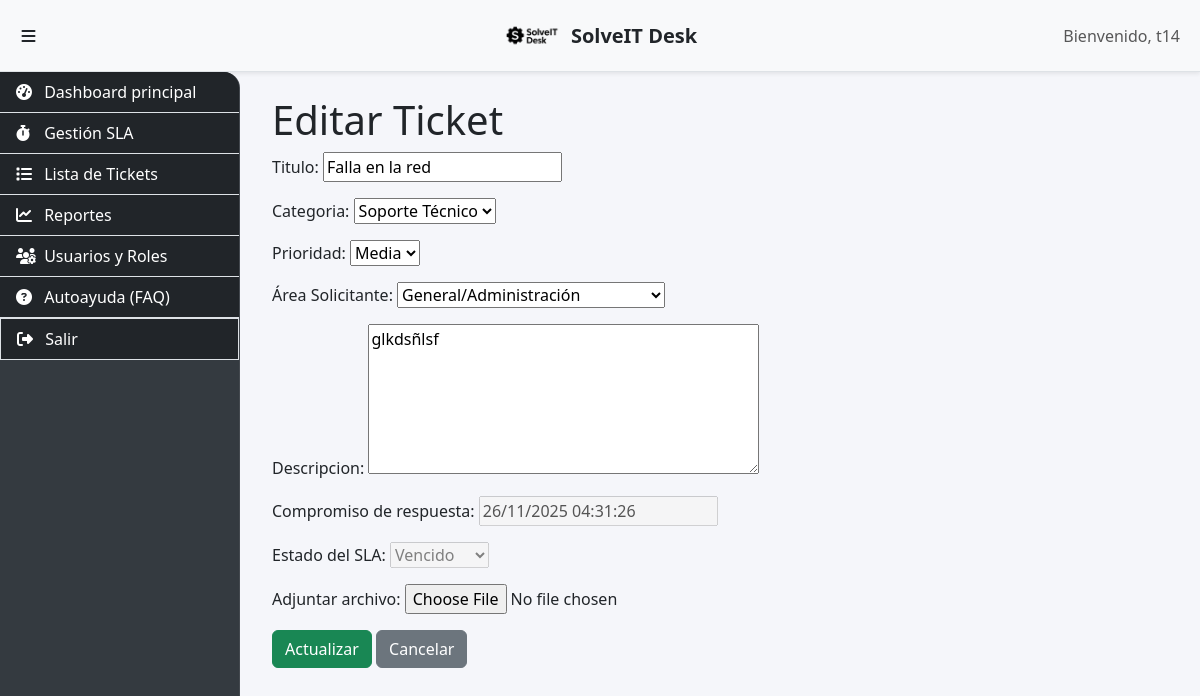
The page /ticket/9/editar/ (signed in) on the database its author committed.
### soporte/models.py (models this page shows, shortened)
class Ticket(models.Model):
    AREA_CHOICES = [
        ('finanzas', 'Finanzas'),
        ('rrhh', 'Recursos Humanos (RRHH)'),
        ('ventas', 'Ventas'),
        ('marketing', 'Marketing'),
        ('produccion', 'Producción/Operaciones'),
        ('ti', 'Tecnología de la Información (TI)'),
        ('general', 'General/Administración'),
    ]
    CATEGORIA_CHOICES = [
        ('soporte', 'Soporte Técnico'),
        ('consulta', 'Consulta'),
        ('incidencia', 'Incidencia'),
        ('solicitud', 'Solicitud'),
    ]
    TIPO_CHOICES = [
        ('incidencia', 'Incidencia'),
        ('solicitud', 'Solicitud'),
    ]
    ESTADO_CHOICES = [
        ('abierto', 'Abierto'),
        ('progreso', 'En Progreso'),
        ('resuelto', 'Resuelto'),
        ('cerrado', 'Cerrado'),
    ]
    SLA_ESTADO_PENDIENTE = 'pendiente'
    SLA_ESTADO_VENCIDO = 'vencido'
    SLA_ESTADO_CUMPLIDO = 'cumplido'
    SLA_ESTADO_SIN_REGLA = 'sin_regla'
    SLA_ESTADO_CHOICES = [
        (SLA_ESTADO_PENDIENTE, 'Pendiente'),
        (SLA_ESTADO_VENCIDO, 'Vencido'),
        (SLA_ESTADO_CUMPLIDO, 'Cumplido'),
        (SLA_ESTADO_SIN_REGLA, 'Sin regla'),
    ]
    titulo = models.CharField(max_length=200)
    descripcion = models.TextField()
    solicitante = models.ForeignKey(User, on_delete=models.CASCADE, related_name="tickets")
    tecnico_asignado = models.ForeignKey(
        User,
        on_delete=models.SET_NULL,
        null=True,
        blank=True,
        related_name="tickets_asignados",
    )
    categoria = models.CharField(max_length=50, choices=CATEGORIA_CHOICES, default='soporte')
    prioridad = models.ForeignKey(
        Prioridad,
        on_delete=models.PROTECT,
        related_name="tickets",
        verbose_name="Prioridad",
    )
    estado = models.CharField(max_length=20, choices=ESTADO_CHOICES, default='abierto')
    tipo_ticket = models.CharField(
        max_length=20,
        choices=TIPO_CHOICES,
        default='incidencia',
        verbose_name="Tipo de Ticket",
    )
    area_funcional = models.CharField(
        max_length=20,
        choices=AREA_CHOICES,
        default='general',
        verbose_name="Área Solicitante",
    )
    fecha_creacion = models.DateTimeField(auto_now_add=True)
    fecha_actualizacion = models.DateTimeField(auto_now=True)
    fecha_cierre = models.DateTimeField(null=True, blank=True)
    tiempo_resolucion = models.DurationField(
        null=True,
        blank=True,
        verbose_name="Tiempo de Resolución",
    )
    fecha_compromiso_respuesta = models.DateTimeField(
        null=True,
        blank=True,
        verbose_name="Compromiso de respuesta",
    )
    estado_sla = models.CharField(
        max_length=20,
        choices=SLA_ESTADO_CHOICES,
        default=SLA_ESTADO_SIN_REGLA,
        verbose_name="Estado del SLA",
    )

### soporte/views.py (the view)
# urls.py: path("ticket/<int:ticket_id>/editar/", views.editar_ticket, name="editar_ticket"),
@login_required
def editar_ticket(request, ticket_id):
    ticket = get_object_or_404(Ticket, id=ticket_id, solicitante=request.user)
    if request.method == "POST":
        form = TicketForm(request.POST, instance=ticket)
        if form.is_valid():
            cleaned = form.cleaned_data
            changes = {
                'title': cleaned.get('titulo'),
                'description': cleaned.get('descripcion'),
                'category': cleaned.get('categoria'),
                'area': cleaned.get('area_funcional'),
                'priority': cleaned.get('prioridad'),
            }
            update_ticket(ticket, request.user, changes)
            return redirect('detalle_ticket', ticket_id=ticket.id)
    else:
        form = TicketForm(instance=ticket)
    return render(request, "soporte/editar_ticket.html", {"form": form})

### soporte/forms.py (shortened to what this page needs)
class TicketForm(forms.ModelForm):
    adjunto = forms.FileField(required=False, label="Adjuntar archivo")
    class Meta:
        model = Ticket
        fields = [
            'titulo',
            'categoria',
            'prioridad',
            'area_funcional',
            'descripcion',
            'fecha_compromiso_respuesta',
            'estado_sla',
        ]
        widgets = {
            'descripcion': forms.Textarea(attrs={'rows': 6}),
            'fecha_compromiso_respuesta': forms.DateTimeInput(attrs={'readonly': True}),
        }
    def __init__(self, *args, user=None, **kwargs):
        self.user = user
        super().__init__(*args, **kwargs)
        self.fields['fecha_compromiso_respuesta'].disabled = True
        self.fields['estado_sla'].disabled = True
        prioridades_qs = Prioridad.objects.order_by("orden", "nombre")
        self.fields['prioridad'].queryset = prioridades_qs
        self.fields['prioridad'].empty_label = None
        if not self.instance.pk and not self.initial.get('prioridad'):
            default_prioridad = prioridades_qs.first()
            if default_prioridad:
                self.fields['prioridad'].initial = default_prioridad

### soporte/models.py (called while the page is built)
    def __str__(self):
        return self.nombre

### soporte/templates/soporte/editar_ticket.html (shortened to what this page needs)
{% extends 'soporte/base.html' %}
{% block content %}
    <h1>Editar Ticket</h1>
    <form method="post">
        {{ form.as_p }}
        <button type="submit" class="btn btn-success">Actualizar</button>
        <a href="{% url 'detalle_ticket' ticket.id %}" class="btn btn-secondary">Cancelar</a>
    </form>
{% endblock %}

### soporte/templates/soporte/base.html (shortened to what this page needs)
{% load static %}
<!DOCTYPE html>
<html lang="es">
<head>
    <link href="https://cdn.jsdelivr.net/npm/bootstrap@5.3.3/dist/css/bootstrap.min.css" rel="stylesheet">
    <link rel="stylesheet" href="https://cdnjs.cloudflare.com/ajax/libs/font-awesome/6.5.2/css/all.min.css">
    <link rel="stylesheet" href="{% static 'soporte/css/styles.css' %}">
</head>
<body>
    <div class="d-flex" id="wrapper">
        <div id="sidebar-wrapper">
            <div class="list-group list-group-flush">
                {% if request.user.is_staff %}
                <a href="{% url 'dashboard_principal' %}" class="list-group-item list-group-item-action bg-dark text-white">
                    <i class="fas fa-tachometer-alt"></i> Dashboard principal
                </a>
                <a href="{% url 'sla_prioridades' %}" class="list-group-item list-group-item-action bg-dark text-white">
                    <i class="fas fa-stopwatch"></i> Gestión SLA
                </a>
                {% endif %}
                <a href="{% url 'home_tickets' %}" class="list-group-item list-group-item-action bg-dark text-white">
                    <i class="fas fa-list"></i> Lista de Tickets
                </a>
                {% if request.user.is_superuser %}
                    <a href="{% url 'dashboard_de_reportes' %}" class="list-group-item list-group-item-action bg-dark text-white">
                        <i class="fas fa-chart-line"></i> Reportes
                    </a>
                    <a href="{% url 'mantenedor_usuarios' %}" class="list-group-item list-group-item-action bg-dark text-white">
                        <i class="fas fa-users-cog"></i> Usuarios y Roles
                    </a>
                {% endif %}
                <a href="{% url 'lista_faqs' %}" class="list-group-item list-group-item-action bg-dark text-white">
                    <i class="fas fa-question-circle"></i> Autoayuda (FAQ)
                </a>
                <form action="{% url 'logout' %}" method="post" style="display:inline;">
                    <button type="submit" class="list-group-item list-group-item-action bg-dark text-white w-100 text-start">
                        <i class="fas fa-sign-out-alt"></i> Salir
                    </button>
                </form>
            </div>
            </div>
        <div id="page-content-wrapper">
            <nav class="navbar navbar-expand-lg navbar-light navbar-top fixed-top border-bottom">
                <div class="container-fluid position-relative d-flex align-items-center">
                    <button id="sidebarToggle" class="btn sidebar-toggle-btn me-2" type="button" aria-label="Mostrar/ocultar menú">
                        <i class="fas fa-bars"></i>
                    </button>
                    <ul class="navbar-nav ms-auto mt-2 mt-lg-0">
                        <li class="nav-item active">
                            <span class="nav-link">Bienvenido, {{ request.user.username }}</span>
                        </li>
                    </ul>
                    <a href="{% url 'dashboard_principal' %}" class="navbar-brand main-navbar-brand d-flex align-items-center justify-content-center gap-2 position-absolute top-50 start-50 translate-middle">
                        <img src="{% static 'soporte/solveit-desk.png' %}" alt="SolveIT Desk" class="brand-logo">
                        <span class="brand-text">SolveIT Desk</span>
                    </a>
                </div>
            </nav>
            <div class="main-container">
                {% block content %}{% endblock %}
            </div>
        </div>
    </div>
</body>
</html>

### soporte/static/soporte/css/styles.css (style rules this page uses)
:root { --sidebar-w: 15rem; --header-h: 56px; --toggle-size: 46px; --toggle-radius: 12px; --header-bg: #f8f9fa; }
body { overflow-x: hidden; background-color: #f5f6fa; }
.navbar-brand { padding-top: 0; padding-bottom: 0; display: inline-flex; align-items: center; gap: .5rem; }
.brand-logo { height: calc(var(--header-h) - 12px); max-height: calc(var(--header-h) - 12px); width: auto; object-fit: contain; display: block; image-rendering: -webkit-optimize-contrast; }
.brand-text { line-height: 1; white-space: nowrap; }
#wrapper { display:flex; }
#sidebar-wrapper { position: fixed; top: var(--header-h); left: 0; width: var(--sidebar-w); height: calc(100vh - var(--header-h)); overflow-y: auto; background-color: #343a40; transition: transform .25s ease-out, margin-left .25s ease-out; transform: translateX(0); border-right: 1px solid rgba(255, 255, 255, 0.08); border-radius: 0 1rem 1rem 0; }
.sidebar-toggle-btn { background: transparent; border: 0; box-shadow: none; color: #212529; padding: .5rem .6rem; line-height: 1; border-radius: .5rem; }
#sidebar-wrapper .list-group { width: 100%; }
#page-content-wrapper { width: 100%; transition: margin-left .25s ease-out; }
@media (min-width: 768px) { #page-content-wrapper { margin-left: var(--sidebar-w); } }
.navbar-top { background-color: var(--header-bg); box-shadow: 0 0.125rem 0.25rem rgba(0, 0, 0, 0.075); min-height: 72px; }
.navbar-top.fixed-top { z-index: 1030; }
.main-navbar-brand { font-weight: 700; color: #212529; }
.main-navbar-brand .brand-logo { filter: brightness(0); }
.list-group-item i { width: 1.5rem; }
.main-container { padding: 1.5rem 2rem; }

### rows shown on the page
Ticket: titulo "Falla en la red", categoria "Soporte Técnico", prioridad "Media", area_funcional "General/Administración", descripcion "glkdsñlsf", fecha_compromiso_respuesta "26/11/2025 04:31:26", estado_sla "Vencido"

### other values the page prints
{{ request.user.username }} "t14"
